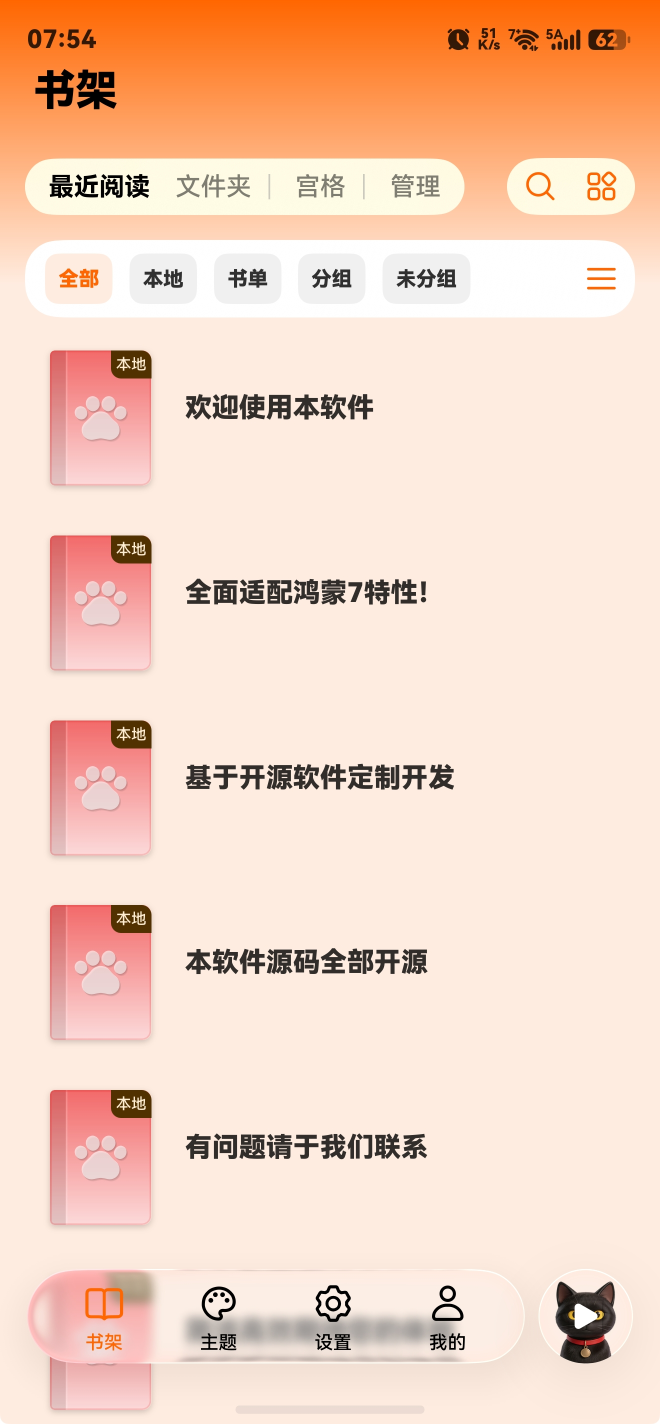
#> input picture promo/src/02_shelf_new.jpg, 1320 x 2848 px, found by its file name (shown at 1/2 size)
$ python _shelf_rows.py
#> lines starting #> are read from the running program, lines starting #| are printed output that depends on the picture; pictures that were not available may be replaced by others from this repository, and a replacement may not be noted
# -*- coding: utf-8 -*-
"""量旧图纸张书列在整屏里的确切行范围（排除 dock），用于定拼接缝。"""
import numpy as np
from PIL import Image

OLD = r'promo/src/02_shelf_new.jpg'
NEW = r'docs/宣发物料/00_原始素材/截图/02_书架_喵阅标题.jpg'
BG = np.array([254, 236, 224])

old = np.asarray(Image.open(OLD).convert('RGB')).astype(np.int32)
new = np.asarray(Image.open(NEW).convert('RGB')).astype(np.int32)
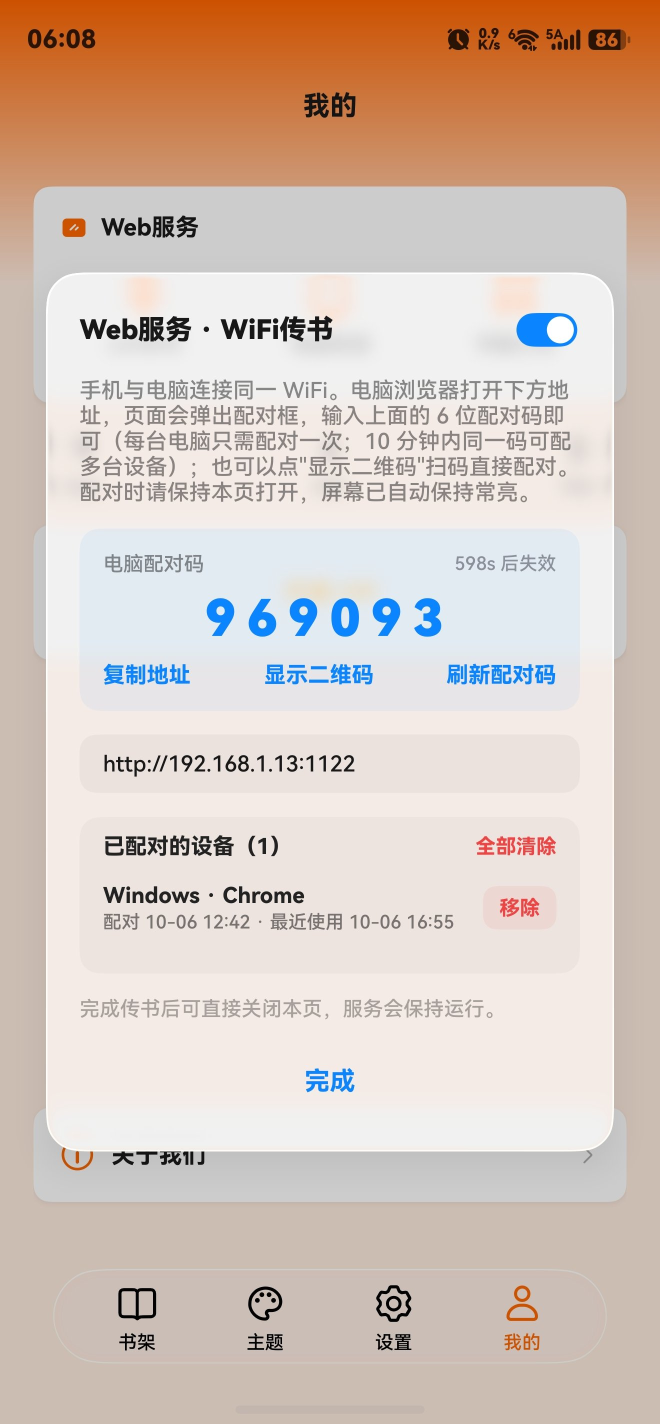
#> input picture promo/src/01_wifi.jpg, 1320 x 2848 px, given in place of 02_书架_喵阅标题.jpg, which was not available (shown at 1/2 size)

def content_rows(img, y_lo, y_hi, x_lo=60, x_hi=1300, th=12):
    sub = img[y_lo:y_hi, x_lo:x_hi]
    dist = np.abs(sub - BG).max(axis=2)          # 与背景的最大通道偏离
    return np.where(dist.max(axis=1) > th)[0] + y_lo

for tag, img in (('old', old), ('new', new)):
    r = content_rows(img, 620, 2480)
    print(f'{tag}: 书列内容行 {r.min()} .. {r.max()}  (共 {len(r)} 行)')
#> this loop made 2 passes
#> tag on passes 1 to 2: 'old', 'new'
#| old: 书列内容行 620 .. 2457  (共 1413 行)
#| new: 书列内容行 620 .. 2479  (共 1860 行)
#> pass 1, in content_rows, `sub = img[y_lo:y_hi, x_lo:x_hi]`:
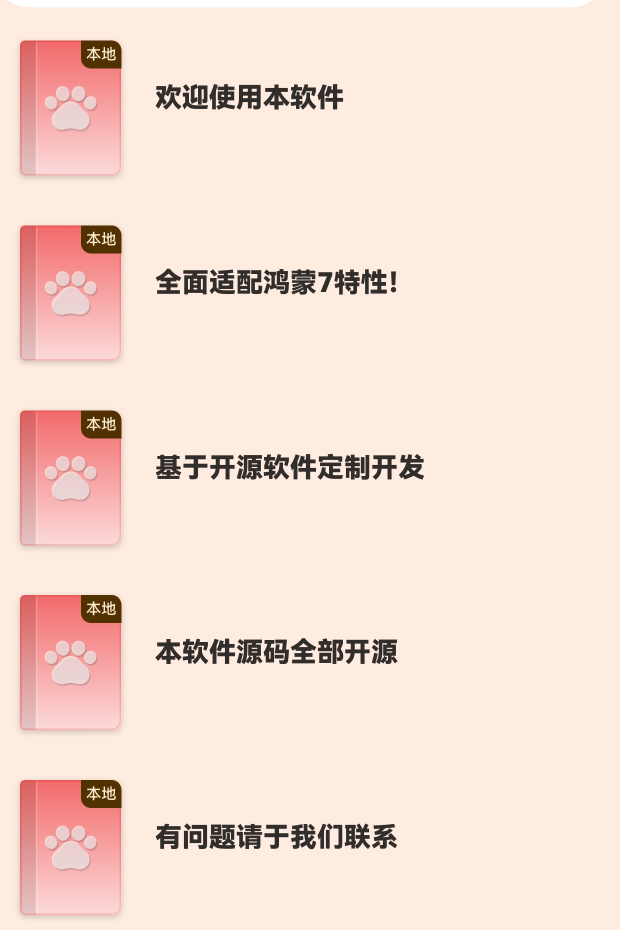
#> sub: shape (1860, 1240, 3) int32 (shown at 1/2 size); mean R, G, B 245.1, 221.4, 210.7
#> pass 1, in content_rows, `dist = np.abs(sub - BG).max(axis=2)`:
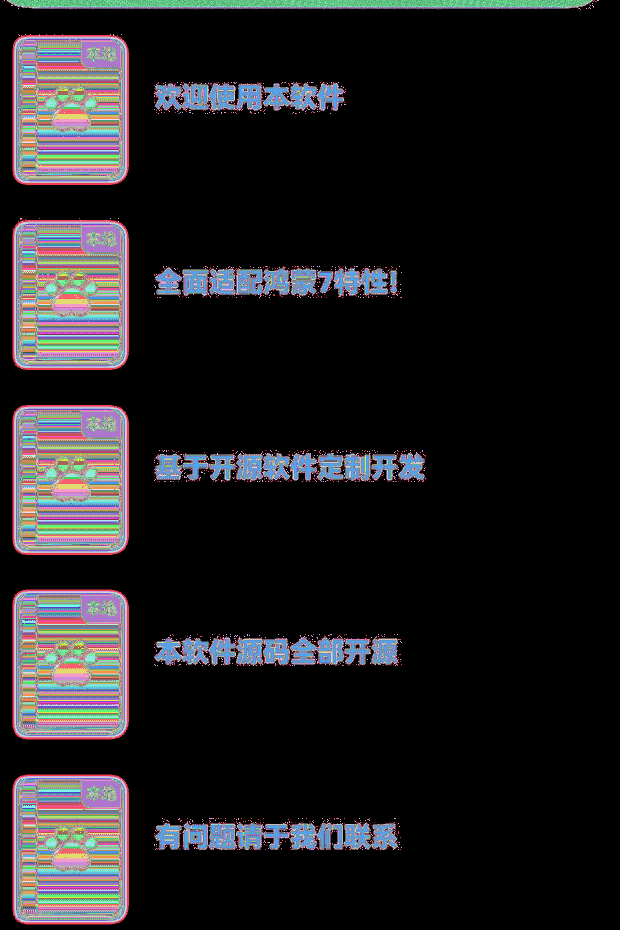
#> dist: shape (1860, 1240) int64 (shown at 1/2 size); 225 distinct labels, from 0 to 224; one colour per label, 0 black
#> pass 2, in content_rows (call 2), `sub = img[y_lo:y_hi, x_lo:x_hi]`:
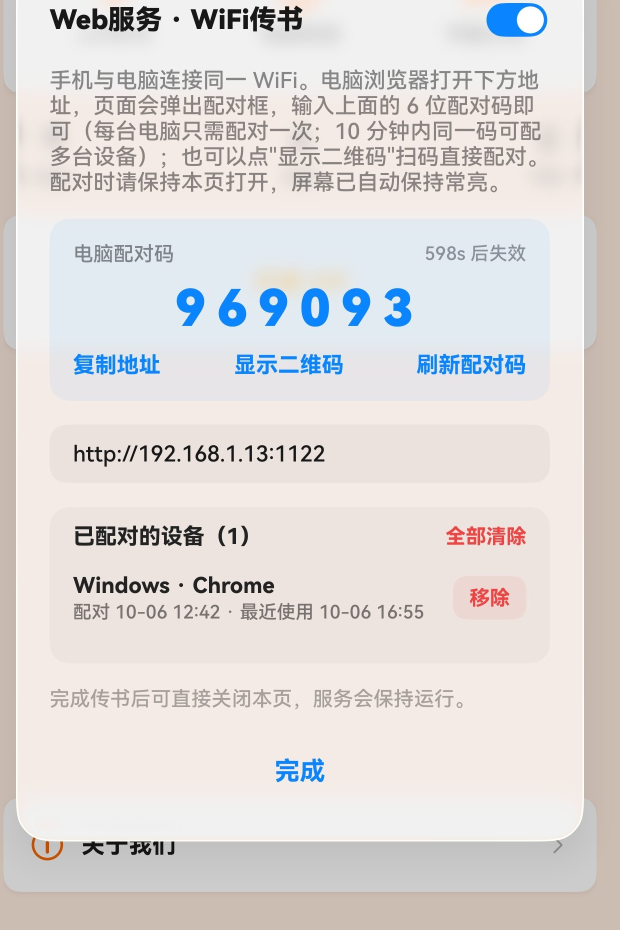
#> sub: shape (1860, 1240, 3) int32 (shown at 1/2 size); mean R, G, B 221.9, 218.1, 216.9
#> pass 2, in content_rows (call 2), `dist = np.abs(sub - BG).max(axis=2)`:
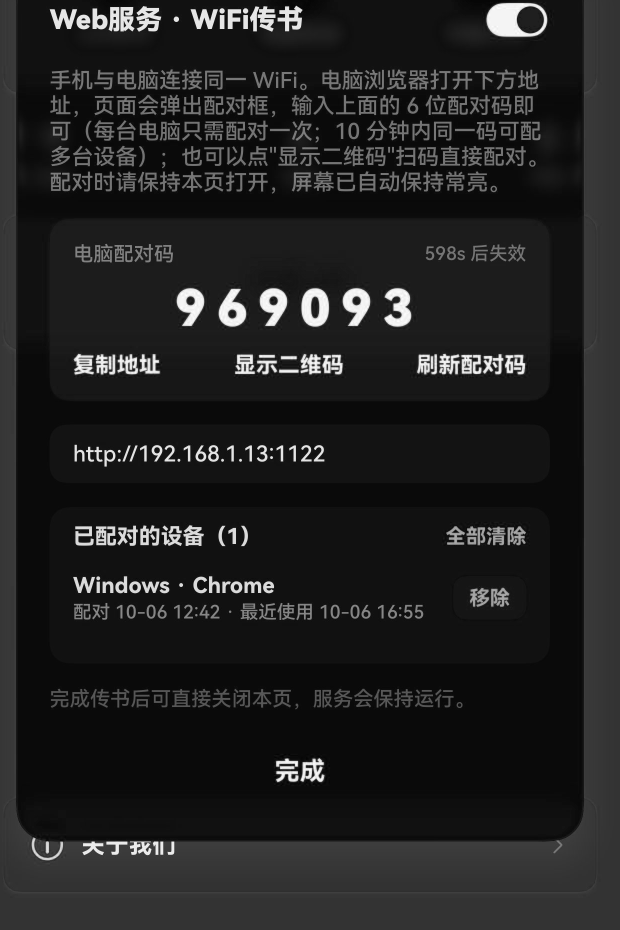
#> dist: shape (1860, 1240) int64 (shown at 1/2 size); min 1, max 254, mean 33.1

# 旧图每本书的"行带"（间隔 > 40 行算新的一本）
r = content_rows(old, 620, 2480)
#> r = 1413 values from 620 to 2457
bands = []
s = r[0]
#> s = 620
prev = r[0]
#> prev = 620
for y in r[1:]:
    if y - prev > 40:
        bands.append((s, prev))
        s = y
    prev = y
#> this loop made 1412 passes
#> (y, s, prev) on pass 15: (699, 699, 699)
#> s on passes 295, 575, 855, 1134: 1069, 1439, 1809, 2179
#> after the loop, bands = [(620, 634), (699, 978), (1069, 1348), (1439, 1718), (1809, 2087)]
bands.append((s, prev))
print('旧图书列行带：')
for i, (a, b) in enumerate(bands, 1):
    print(f'  第{i}本 y {a}..{b}  (h={b-a+1})')
#> this loop made 6 passes
#|   第1本 y 620..634  (h=15)
#|   第2本 y 699..978  (h=280)
#|   第3本 y 1069..1348  (h=280)
#|   第4本 y 1439..1718  (h=280)
#|   第5本 y 1809..2087  (h=279)
#|   第6本 y 2179..2457  (h=279)

# 候选下边界：最后一本之后、dock 之前
last = bands[-1][1]
#> last = 2457
print(f'\n最后一本结束于 {last}；dock 大约从 2500 起')
#| 最后一本结束于 2457；dock 大约从 2500 起
for y in range(last, 2500, 20):
    d = np.abs(old[y, 20:60] - new[y, 20:60]).max()
    print(f'  y={y:4d} 左边缘背景差={d}')
#> this loop made 3 passes
#|   y=2457 左边缘背景差=51
#|   y=2477 左边缘背景差=51
#|   y=2497 左边缘背景差=51
